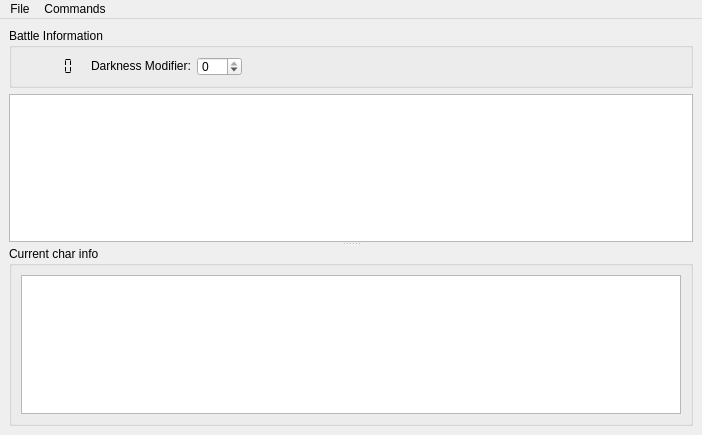
<?xml version="1.0" encoding="UTF-8"?>
<ui version="4.0">
 <class>MainForm</class>
 <widget class="QMainWindow" name="MainForm">
  <property name="geometry">
   <rect>
    <x>0</x>
    <y>0</y>
    <width>702</width>
    <height>435</height>
   </rect>
  </property>
  <property name="windowTitle">
   <string>GURPS combat helper</string>
  </property>
  <widget class="QWidget" name="centralwidget">
   <layout class="QVBoxLayout" name="verticalLayout">
    <item>
     <widget class="QGroupBox" name="gbBattleInfo">
      <property name="sizePolicy">
       <sizepolicy hsizetype="Preferred" vsizetype="MinimumExpanding">
        <horstretch>0</horstretch>
        <verstretch>0</verstretch>
       </sizepolicy>
      </property>
      <property name="maximumSize">
       <size>
        <width>16777215</width>
        <height>60</height>
       </size>
      </property>
      <property name="title">
       <string>Battle Information</string>
      </property>
      <layout class="QHBoxLayout" name="horizontalLayout">
       <item>
        <widget class="QLCDNumber" name="lcdTurn">
         <property name="sizePolicy">
          <sizepolicy hsizetype="Minimum" vsizetype="Fixed">
           <horstretch>0</horstretch>
           <verstretch>0</verstretch>
          </sizepolicy>
         </property>
         <property name="minimumSize">
          <size>
           <width>0</width>
           <height>0</height>
          </size>
         </property>
         <property name="frameShape">
          <enum>QFrame::NoFrame</enum>
         </property>
         <property name="lineWidth">
          <number>1</number>
         </property>
         <property name="segmentStyle">
          <enum>QLCDNumber::Flat</enum>
         </property>
         <property name="intValue" stdset="0">
          <number>0</number>
         </property>
        </widget>
       </item>
       <item>
        <widget class="QLabel" name="lbDarkness">
         <property name="sizePolicy">
          <sizepolicy hsizetype="Preferred" vsizetype="Fixed">
           <horstretch>0</horstretch>
           <verstretch>0</verstretch>
          </sizepolicy>
         </property>
         <property name="minimumSize">
          <size>
           <width>0</width>
           <height>0</height>
          </size>
         </property>
         <property name="text">
          <string>Darkness Modifier:</string>
         </property>
        </widget>
       </item>
       <item>
        <widget class="QSpinBox" name="spinBox">
         <property name="minimumSize">
          <size>
           <width>0</width>
           <height>0</height>
          </size>
         </property>
         <property name="minimum">
          <number>-10</number>
         </property>
         <property name="maximum">
          <number>0</number>
         </property>
        </widget>
       </item>
       <item>
        <spacer name="horizontalSpacer">
         <property name="orientation">
          <enum>Qt::Horizontal</enum>
         </property>
         <property name="sizeType">
          <enum>QSizePolicy::MinimumExpanding</enum>
         </property>
         <property name="sizeHint" stdset="0">
          <size>
           <width>50</width>
           <height>20</height>
          </size>
         </property>
        </spacer>
       </item>
      </layout>
     </widget>
    </item>
    <item>
     <widget class="QSplitter" name="splitter">
      <property name="orientation">
       <enum>Qt::Vertical</enum>
      </property>
      <widget class="QTableView" name="tvChars">
       <property name="selectionMode">
        <enum>QAbstractItemView::NoSelection</enum>
       </property>
       <property name="selectionBehavior">
        <enum>QAbstractItemView::SelectRows</enum>
       </property>
       <property name="verticalScrollMode">
        <enum>QAbstractItemView::ScrollPerPixel</enum>
       </property>
       <property name="showGrid">
        <bool>true</bool>
       </property>
       <property name="gridStyle">
        <enum>Qt::DotLine</enum>
       </property>
       <property name="wordWrap">
        <bool>false</bool>
       </property>
       <attribute name="horizontalHeaderVisible">
        <bool>true</bool>
       </attribute>
       <attribute name="horizontalHeaderStretchLastSection">
        <bool>true</bool>
       </attribute>
       <attribute name="verticalHeaderVisible">
        <bool>false</bool>
       </attribute>
      </widget>
      <widget class="QGroupBox" name="groupBox_2">
       <property name="maximumSize">
        <size>
         <width>16777215</width>
         <height>16777215</height>
        </size>
       </property>
       <property name="title">
        <string>Current char info</string>
       </property>
       <layout class="QHBoxLayout" name="horizontalLayout_2">
        <item>
         <widget class="QTextEdit" name="teCharacterInfo"/>
        </item>
       </layout>
      </widget>
     </widget>
    </item>
   </layout>
  </widget>
  <widget class="QMenuBar" name="menubar">
   <property name="geometry">
    <rect>
     <x>0</x>
     <y>0</y>
     <width>702</width>
     <height>21</height>
    </rect>
   </property>
   <widget class="QMenu" name="menuFile">
    <property name="title">
     <string>File</string>
    </property>
    <addaction name="actionCharacter_List"/>
    <addaction name="aPandM"/>
    <addaction name="actionEffects"/>
    <addaction name="aSave"/>
    <addaction name="aLoadParty"/>
    <addaction name="aLoadEncounter"/>
    <addaction name="aClearEncounter"/>
    <addaction name="actionExit"/>
   </widget>
   <widget class="QMenu" name="menuCommands">
    <property name="title">
     <string>Commands</string>
    </property>
    <addaction name="aStartBattle"/>
    <addaction name="aNextChar"/>
    <addaction name="aSelectManeuer"/>
    <addaction name="aSelectEffects"/>
    <addaction name="aCurrent_Dead"/>
   </widget>
   <addaction name="menuFile"/>
   <addaction name="menuCommands"/>
  </widget>
  <action name="actionCharacter_List">
   <property name="text">
    <string>Character List</string>
   </property>
  </action>
  <action name="actionExit">
   <property name="text">
    <string>Exit</string>
   </property>
  </action>
  <action name="aStartBattle">
   <property name="text">
    <string>StartBattle</string>
   </property>
   <property name="shortcut">
    <string>Ctrl+Return</string>
   </property>
  </action>
  <action name="aNextChar">
   <property name="text">
    <string>Next Character</string>
   </property>
   <property name="shortcut">
    <string>Space</string>
   </property>
  </action>
  <action name="aSelectManeuer">
   <property name="text">
    <string>Selec Maneuer</string>
   </property>
   <property name="shortcut">
    <string>M</string>
   </property>
  </action>
  <action name="aPandM">
   <property name="text">
    <string>Postures and Maneures</string>
   </property>
  </action>
  <action name="aSaveAsParty">
   <property name="text">
    <string>Save current as party</string>
   </property>
  </action>
  <action name="aSaveAsEcnounter">
   <property name="text">
    <string>Save current as encounter</string>
   </property>
  </action>
  <action name="aLoadParty">
   <property name="text">
    <string>Load party</string>
   </property>
  </action>
  <action name="aLoadEncounter">
   <property name="text">
    <string>Load encounter</string>
   </property>
  </action>
  <action name="aSave">
   <property name="text">
    <string>Save battle to file</string>
   </property>
  </action>
  <action name="aClearEncounter">
   <property name="text">
    <string>Clear Encounter</string>
   </property>
  </action>
  <action name="actionEffects">
   <property name="text">
    <string>Effects</string>
   </property>
  </action>
  <action name="aSelectEffects">
   <property name="text">
    <string>Select Effects</string>
   </property>
   <property name="toolTip">
    <string>Select Manual effects for curent character in battle</string>
   </property>
   <property name="shortcut">
    <string>E</string>
   </property>
  </action>
  <action name="aCurrent_Dead">
   <property name="text">
    <string>Current Dead</string>
   </property>
   <property name="shortcut">
    <string>D</string>
   </property>
  </action>
 </widget>
 <resources/>
 <connections>
  <connection>
   <sender>actionExit</sender>
   <signal>triggered()</signal>
   <receiver>MainForm</receiver>
   <slot>close()</slot>
   <hints>
    <hint type="sourcelabel">
     <x>-1</x>
     <y>-1</y>
    </hint>
    <hint type="destinationlabel">
     <x>350</x>
     <y>217</y>
    </hint>
   </hints>
  </connection>
 </connections>
</ui>
